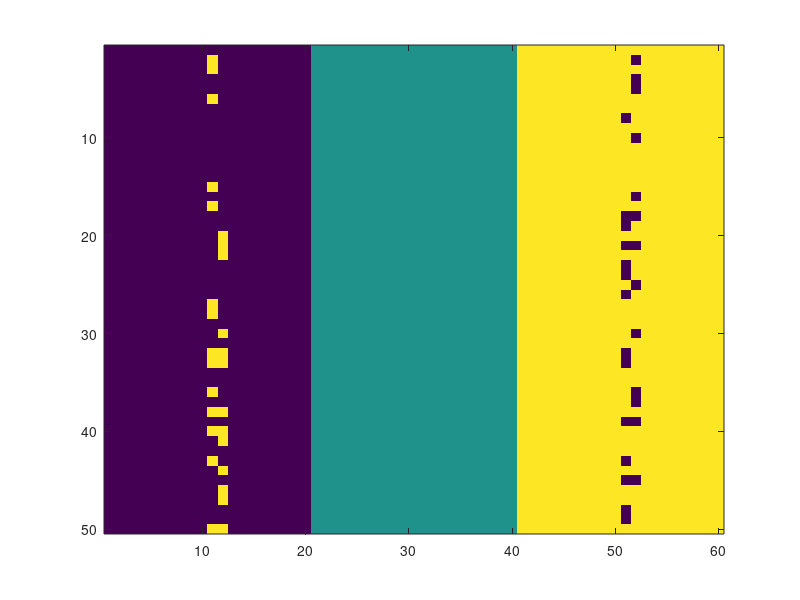

This figure's MATLAB source: (Note: this script raises an error after producing the figure.)
close all;
clear all;
X=zeros(1000,3);

for i=1:10
    for j=1:10
        for k=1:10
            X((i-1)*100+(j-1)*10+k,1) = i/10;
            X((i-1)*100+(j-1)*10+k,2) = j/10;
            X((i-1)*100+(j-1)*10+k,3) = k/10;
        end
    end
end
X=vertcat(X,X,X);


 

  %X([1:500],3) = X([1:500],3)+1.2;
%   
%   X([1001:1500],3) = X([1001:1500],3)+2.4;
   %X([1501:2000],3) = X([1501:2000],3)+1.2;
% %  
%   X([2501:3000],3) = X([2501:3000],3)+2.4;

X([1001:2000],3) = X([1001:2000],3)+2.3;
X([2001:3000],3) = X([2001:3000],3)+3.6;






% +0, 2.3, 3.6

   
   
 figure; 
 scatter3(X(:,1),X(:,2),X(:,3),[],'filled');
   
%%

 
 X=horzcat(X,zeros(3000,196));
 

 [Q,R] = qr(randn(199));
 X=X*Q;
 X=horzcat(X,ones(3000,1));
 for i=1:3
     for j=1:1000
         X((i-1)*1000 + j,200) = i/10; %i/10 for not using spatial
     end
 end

%  
  C_1=X(randi([500 600],30,1),:);
  C_2=X(randi([2500 2600],30,1),:);
%  
  X(randi([500 600],30,1),:)=C_2;
  X(randi([2500 2600],30,1),:) = C_1;
 
  imagesc(reshape(X(:,200),50,60));
 
addpath(genpath('../../LLPD_H'));
 SetDefaultParameters 
 DenoisingOpts.Method='None';
 
 %using spatial 
 LLPDopts.KNN = 1400; 
SpectralOpts.SigmaScaling = 'Manual';
SpectralOpts.SigmaValues = linspace(5, 500, 2);


% SpectralOpts.SigmaScaling = 'Automatic';
%  LLPDopts.KNN = 100; 

 SpatialReg.UseReg = 1;
 SpatialReg.Width = 50;
 SpatialReg.Height = 60;
 SpatialReg.Sigma = 19;
 SpatialReg.R=1;
 SpatialReg.r=15;
 MajorV.Use = 0;

 
 ComparisonOpts.RunEucSC = 0;
 ComparisonOpts.EucSCSigmaScaling = 'Automatic'; 
% 
% 
% 
% 
  GeneralScript_LLPD_SC
  %%
 %figure;
 % scatter3(X(:,1),X(:,2),X(:,3),[],Labels_EuclideanSC_FullData,'filled');
 % figure;
 % figure;scatter3(X(:,1),X(:,2),X(:,3),[],Labels_LLPD_SC_FullData,'filled');
  figure; imagesc(reshape(Labels_LLPD_SC_FullData,50,60));
  figure; imagesc(reshape(Labels_Kmeans_FullData,50,60));
%
